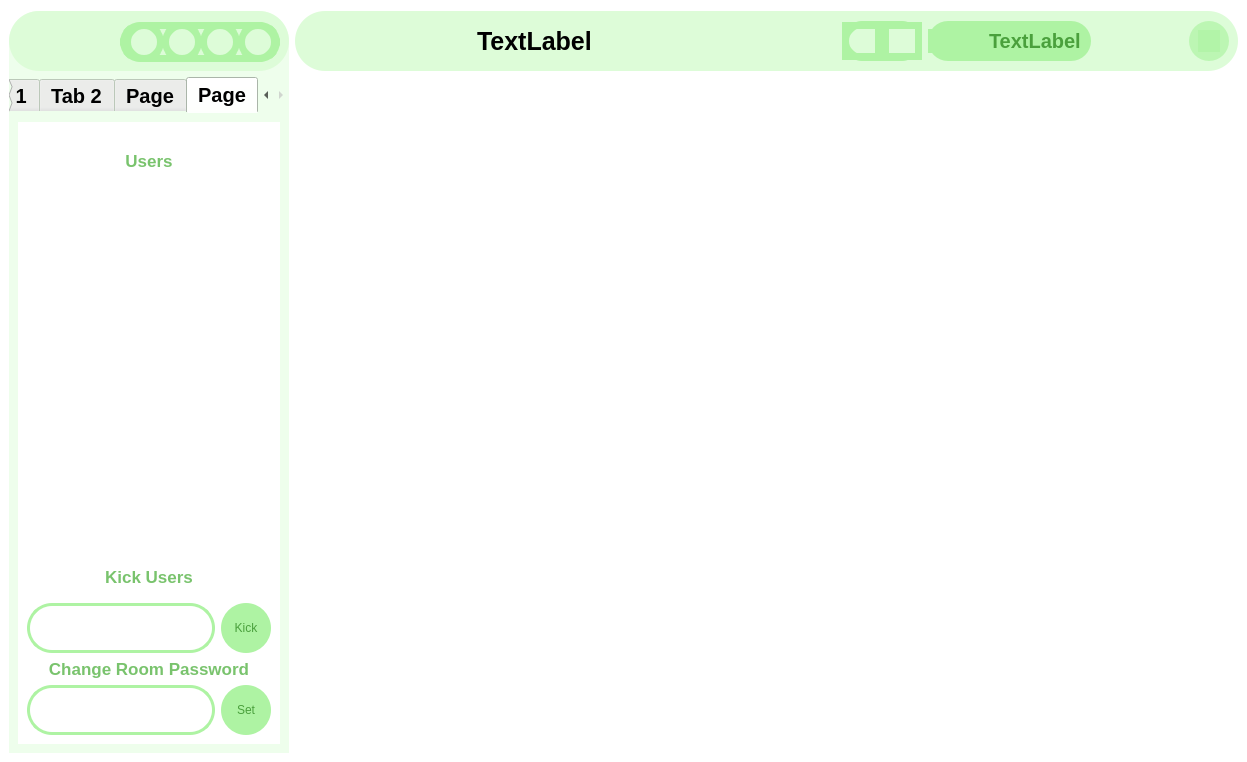
<?xml version="1.0" encoding="UTF-8"?>
<ui version="4.0">
 <class>drawingRoom</class>
 <widget class="QWidget" name="drawingRoom">
  <property name="geometry">
   <rect>
    <x>0</x>
    <y>0</y>
    <width>1247</width>
    <height>762</height>
   </rect>
  </property>
  <property name="sizePolicy">
   <sizepolicy hsizetype="Preferred" vsizetype="Preferred">
    <horstretch>0</horstretch>
    <verstretch>0</verstretch>
   </sizepolicy>
  </property>
  <property name="font">
   <font>
    <pointsize>15</pointsize>
    <bold>true</bold>
   </font>
  </property>
  <property name="windowTitle">
   <string>Form</string>
  </property>
  <layout class="QHBoxLayout" name="horizontalLayout" stretch="1">
   <property name="spacing">
    <number>0</number>
   </property>
   <property name="leftMargin">
    <number>0</number>
   </property>
   <property name="topMargin">
    <number>0</number>
   </property>
   <property name="rightMargin">
    <number>0</number>
   </property>
   <property name="bottomMargin">
    <number>0</number>
   </property>
   <item>
    <widget class="QWidget" name="widget" native="true">
     <property name="styleSheet">
      <string notr="true">background-color: rgb(255, 255, 255);</string>
     </property>
     <layout class="QHBoxLayout" name="horizontalLayout_2" stretch="1,4">
      <property name="topMargin">
       <number>11</number>
      </property>
      <item>
       <widget class="QWidget" name="sidebar" native="true">
        <property name="maximumSize">
         <size>
          <width>280</width>
          <height>16777215</height>
         </size>
        </property>
        <property name="styleSheet">
         <string notr="true"/>
        </property>
        <layout class="QVBoxLayout" name="verticalLayout_4">
         <property name="spacing">
          <number>0</number>
         </property>
         <property name="leftMargin">
          <number>0</number>
         </property>
         <property name="topMargin">
          <number>0</number>
         </property>
         <property name="rightMargin">
          <number>0</number>
         </property>
         <property name="bottomMargin">
          <number>0</number>
         </property>
         <item>
          <widget class="QWidget" name="sidebartabs" native="true">
           <property name="minimumSize">
            <size>
             <width>280</width>
             <height>0</height>
            </size>
           </property>
           <property name="maximumSize">
            <size>
             <width>16777215</width>
             <height>16777215</height>
            </size>
           </property>
           <property name="styleSheet">
            <string notr="true">background-color: rgba(238, 254, 236, 1);
border-radius: 30px;</string>
           </property>
           <layout class="QVBoxLayout" name="verticalLayout_3" stretch="1,0">
            <property name="leftMargin">
             <number>0</number>
            </property>
            <property name="topMargin">
             <number>0</number>
            </property>
            <property name="rightMargin">
             <number>0</number>
            </property>
            <property name="bottomMargin">
             <number>0</number>
            </property>
            <item>
             <widget class="QWidget" name="button_bar" native="true">
              <property name="minimumSize">
               <size>
                <width>0</width>
                <height>60</height>
               </size>
              </property>
              <property name="maximumSize">
               <size>
                <width>16777215</width>
                <height>60</height>
               </size>
              </property>
              <property name="styleSheet">
               <string notr="true">background-color: rgba(221, 252, 216, 1);
border-radius: 30px;

</string>
              </property>
              <layout class="QHBoxLayout" name="horizontalLayout_8">
               <property name="topMargin">
                <number>11</number>
               </property>
               <item>
                <widget class="QPushButton" name="collapse">
                 <property name="minimumSize">
                  <size>
                   <width>40</width>
                   <height>40</height>
                  </size>
                 </property>
                 <property name="text">
                  <string/>
                 </property>
                </widget>
               </item>
               <item>
                <widget class="QWidget" name="buttonholder" native="true">
                 <property name="minimumSize">
                  <size>
                   <width>0</width>
                   <height>40</height>
                  </size>
                 </property>
                 <property name="maximumSize">
                  <size>
                   <width>160</width>
                   <height>40</height>
                  </size>
                 </property>
                 <property name="styleSheet">
                  <string notr="true">border: 7px solid rgba(174, 243, 163, 1);
border-radius: 20px;
</string>
                 </property>
                 <layout class="QHBoxLayout" name="horizontalLayout_4">
                  <property name="spacing">
                   <number>0</number>
                  </property>
                  <property name="leftMargin">
                   <number>4</number>
                  </property>
                  <property name="topMargin">
                   <number>0</number>
                  </property>
                  <property name="rightMargin">
                   <number>4</number>
                  </property>
                  <property name="bottomMargin">
                   <number>6</number>
                  </property>
                  <item>
                   <widget class="QPushButton" name="pages">
                    <property name="minimumSize">
                     <size>
                      <width>40</width>
                      <height>40</height>
                     </size>
                    </property>
                    <property name="text">
                     <string/>
                    </property>
                   </widget>
                  </item>
                  <item>
                   <widget class="QPushButton" name="shapes">
                    <property name="minimumSize">
                     <size>
                      <width>40</width>
                      <height>40</height>
                     </size>
                    </property>
                    <property name="text">
                     <string/>
                    </property>
                   </widget>
                  </item>
                  <item>
                   <widget class="QPushButton" name="symbols">
                    <property name="minimumSize">
                     <size>
                      <width>40</width>
                      <height>40</height>
                     </size>
                    </property>
                    <property name="text">
                     <string/>
                    </property>
                   </widget>
                  </item>
                  <item>
                   <widget class="QPushButton" name="settings">
                    <property name="minimumSize">
                     <size>
                      <width>40</width>
                      <height>40</height>
                     </size>
                    </property>
                    <property name="text">
                     <string/>
                    </property>
                   </widget>
                  </item>
                 </layout>
                </widget>
               </item>
              </layout>
             </widget>
            </item>
            <item>
             <widget class="QTabWidget" name="sidebartabs_2">
              <property name="styleSheet">
               <string notr="true">border-radius: 0px;
border: none;
background-color: rgba(238, 254, 236, 1);

</string>
              </property>
              <property name="currentIndex">
               <number>3</number>
              </property>
              <widget class="QWidget" name="pageTab">
               <property name="styleSheet">
                <string notr="true"/>
               </property>
               <attribute name="title">
                <string>Tab 1</string>
               </attribute>
               <layout class="QVBoxLayout" name="verticalLayout_5">
                <item>
                 <widget class="QWidget" name="widget_3" native="true">
                  <layout class="QVBoxLayout" name="verticalLayout_7">
                   <item>
                    <widget class="QScrollArea" name="scrollArea">
                     <property name="verticalScrollBarPolicy">
                      <enum>Qt::ScrollBarPolicy::ScrollBarAlwaysOff</enum>
                     </property>
                     <property name="horizontalScrollBarPolicy">
                      <enum>Qt::ScrollBarPolicy::ScrollBarAlwaysOff</enum>
                     </property>
                     <property name="sizeAdjustPolicy">
                      <enum>QAbstractScrollArea::SizeAdjustPolicy::AdjustIgnored</enum>
                     </property>
                     <property name="widgetResizable">
                      <bool>true</bool>
                     </property>
                     <widget class="QWidget" name="scrollAreaWidgetContents">
                      <property name="geometry">
                       <rect>
                        <x>0</x>
                        <y>0</y>
                        <width>244</width>
                        <height>544</height>
                       </rect>
                      </property>
                      <widget class="QWidget" name="verticalLayoutWidget">
                       <property name="geometry">
                        <rect>
                         <x>0</x>
                         <y>0</y>
                         <width>251</width>
                         <height>521</height>
                        </rect>
                       </property>
                       <layout class="QVBoxLayout" name="thumbnailScrollableLayout"/>
                      </widget>
                     </widget>
                    </widget>
                   </item>
                   <item>
                    <layout class="QHBoxLayout" name="horizontalLayout_11">
                     <item>
                      <widget class="QPushButton" name="setting1">
                       <property name="minimumSize">
                        <size>
                         <width>60</width>
                         <height>60</height>
                        </size>
                       </property>
                       <property name="maximumSize">
                        <size>
                         <width>60</width>
                         <height>60</height>
                        </size>
                       </property>
                       <property name="styleSheet">
                        <string notr="true">background-color: rgba(174, 243, 163, 1);
color: rgba(74, 160, 60, 1);
border-radius: 30px;</string>
                       </property>
                       <property name="text">
                        <string/>
                       </property>
                      </widget>
                     </item>
                     <item>
                      <widget class="QPushButton" name="setting2">
                       <property name="minimumSize">
                        <size>
                         <width>60</width>
                         <height>60</height>
                        </size>
                       </property>
                       <property name="maximumSize">
                        <size>
                         <width>60</width>
                         <height>60</height>
                        </size>
                       </property>
                       <property name="styleSheet">
                        <string notr="true">background-color: rgba(174, 243, 163, 1);
color: rgba(74, 160, 60, 1);
border-radius: 30px;</string>
                       </property>
                       <property name="text">
                        <string/>
                       </property>
                      </widget>
                     </item>
                     <item>
                      <widget class="QPushButton" name="setting3">
                       <property name="minimumSize">
                        <size>
                         <width>60</width>
                         <height>60</height>
                        </size>
                       </property>
                       <property name="maximumSize">
                        <size>
                         <width>60</width>
                         <height>60</height>
                        </size>
                       </property>
                       <property name="styleSheet">
                        <string notr="true">background-color: rgba(174, 243, 163, 1);
color: rgba(74, 160, 60, 1);
border-radius: 30px;</string>
                       </property>
                       <property name="text">
                        <string/>
                       </property>
                      </widget>
                     </item>
                    </layout>
                   </item>
                  </layout>
                 </widget>
                </item>
               </layout>
              </widget>
              <widget class="QWidget" name="shapTabe">
               <attribute name="title">
                <string>Tab 2</string>
               </attribute>
               <layout class="QGridLayout" name="gridLayout_2">
                <item row="2" column="0" colspan="2">
                 <widget class="QPushButton" name="shape6">
                  <property name="minimumSize">
                   <size>
                    <width>125</width>
                    <height>80</height>
                   </size>
                  </property>
                  <property name="maximumSize">
                   <size>
                    <width>80</width>
                    <height>80</height>
                   </size>
                  </property>
                  <property name="styleSheet">
                   <string notr="true">background: rgba(174, 243, 163, 1);
border-radius: 30px;</string>
                  </property>
                  <property name="text">
                   <string/>
                  </property>
                 </widget>
                </item>
                <item row="0" column="1" colspan="2">
                 <widget class="QPushButton" name="shape2">
                  <property name="minimumSize">
                   <size>
                    <width>80</width>
                    <height>80</height>
                   </size>
                  </property>
                  <property name="maximumSize">
                   <size>
                    <width>80</width>
                    <height>80</height>
                   </size>
                  </property>
                  <property name="styleSheet">
                   <string notr="true">background: rgba(174, 243, 163, 1);
border-radius: 30px;</string>
                  </property>
                  <property name="text">
                   <string/>
                  </property>
                 </widget>
                </item>
                <item row="0" column="0">
                 <widget class="QPushButton" name="shape1">
                  <property name="minimumSize">
                   <size>
                    <width>80</width>
                    <height>80</height>
                   </size>
                  </property>
                  <property name="maximumSize">
                   <size>
                    <width>80</width>
                    <height>80</height>
                   </size>
                  </property>
                  <property name="styleSheet">
                   <string notr="true">background: rgba(174, 243, 163, 1);
border-radius: 30px;</string>
                  </property>
                  <property name="text">
                   <string/>
                  </property>
                 </widget>
                </item>
                <item row="1" column="0" colspan="2">
                 <widget class="QPushButton" name="shape4">
                  <property name="minimumSize">
                   <size>
                    <width>125</width>
                    <height>80</height>
                   </size>
                  </property>
                  <property name="maximumSize">
                   <size>
                    <width>80</width>
                    <height>80</height>
                   </size>
                  </property>
                  <property name="styleSheet">
                   <string notr="true">background: rgba(174, 243, 163, 1);
border-radius: 30px;</string>
                  </property>
                  <property name="text">
                   <string/>
                  </property>
                 </widget>
                </item>
                <item row="3" column="2" colspan="2">
                 <widget class="QPushButton" name="shape9">
                  <property name="minimumSize">
                   <size>
                    <width>125</width>
                    <height>125</height>
                   </size>
                  </property>
                  <property name="maximumSize">
                   <size>
                    <width>125</width>
                    <height>125</height>
                   </size>
                  </property>
                  <property name="styleSheet">
                   <string notr="true">background: rgba(174, 243, 163, 1);
border-radius: 30px;</string>
                  </property>
                  <property name="text">
                   <string/>
                  </property>
                 </widget>
                </item>
                <item row="0" column="3">
                 <widget class="QPushButton" name="shape3">
                  <property name="minimumSize">
                   <size>
                    <width>80</width>
                    <height>80</height>
                   </size>
                  </property>
                  <property name="maximumSize">
                   <size>
                    <width>80</width>
                    <height>80</height>
                   </size>
                  </property>
                  <property name="styleSheet">
                   <string notr="true">background: rgba(174, 243, 163, 1);
border-radius: 30px;</string>
                  </property>
                  <property name="text">
                   <string/>
                  </property>
                 </widget>
                </item>
                <item row="3" column="0" colspan="2">
                 <widget class="QPushButton" name="shape8">
                  <property name="minimumSize">
                   <size>
                    <width>125</width>
                    <height>125</height>
                   </size>
                  </property>
                  <property name="maximumSize">
                   <size>
                    <width>125</width>
                    <height>125</height>
                   </size>
                  </property>
                  <property name="styleSheet">
                   <string notr="true">background: rgba(174, 243, 163, 1);
border-radius: 30px;</string>
                  </property>
                  <property name="text">
                   <string/>
                  </property>
                 </widget>
                </item>
                <item row="2" column="2" colspan="2">
                 <widget class="QPushButton" name="shape7">
                  <property name="minimumSize">
                   <size>
                    <width>125</width>
                    <height>80</height>
                   </size>
                  </property>
                  <property name="maximumSize">
                   <size>
                    <width>80</width>
                    <height>80</height>
                   </size>
                  </property>
                  <property name="styleSheet">
                   <string notr="true">background: rgba(174, 243, 163, 1);
border-radius: 30px;</string>
                  </property>
                  <property name="text">
                   <string/>
                  </property>
                 </widget>
                </item>
                <item row="1" column="2" colspan="2">
                 <widget class="QPushButton" name="shape5">
                  <property name="minimumSize">
                   <size>
                    <width>125</width>
                    <height>80</height>
                   </size>
                  </property>
                  <property name="maximumSize">
                   <size>
                    <width>80</width>
                    <height>80</height>
                   </size>
                  </property>
                  <property name="styleSheet">
                   <string notr="true">background: rgba(174, 243, 163, 1);
border-radius: 30px;</string>
                  </property>
                  <property name="text">
                   <string/>
                  </property>
                 </widget>
                </item>
                <item row="4" column="0">
                 <spacer name="verticalSpacer_2">
                  <property name="orientation">
                   <enum>Qt::Orientation::Vertical</enum>
                  </property>
                  <property name="sizeHint" stdset="0">
                   <size>
                    <width>20</width>
                    <height>40</height>
                   </size>
                  </property>
                 </spacer>
                </item>
               </layout>
              </widget>
              <widget class="QWidget" name="symbolTab">
               <attribute name="title">
                <string>Page</string>
               </attribute>
               <layout class="QGridLayout" name="gridLayout">
                <item row="1" column="2">
                 <widget class="QPushButton" name="symbol6">
                  <property name="minimumSize">
                   <size>
                    <width>80</width>
                    <height>186</height>
                   </size>
                  </property>
                  <property name="maximumSize">
                   <size>
                    <width>80</width>
                    <height>186</height>
                   </size>
                  </property>
                  <property name="styleSheet">
                   <string notr="true">background: rgba(174, 243, 163, 1);
border-radius: 30px;</string>
                  </property>
                  <property name="text">
                   <string/>
                  </property>
                 </widget>
                </item>
                <item row="0" column="0">
                 <widget class="QPushButton" name="symbol1">
                  <property name="minimumSize">
                   <size>
                    <width>80</width>
                    <height>186</height>
                   </size>
                  </property>
                  <property name="maximumSize">
                   <size>
                    <width>80</width>
                    <height>186</height>
                   </size>
                  </property>
                  <property name="styleSheet">
                   <string notr="true">background: rgba(174, 243, 163, 1);
border-radius: 30px;</string>
                  </property>
                  <property name="text">
                   <string/>
                  </property>
                 </widget>
                </item>
                <item row="1" column="1">
                 <widget class="QPushButton" name="symbol5">
                  <property name="minimumSize">
                   <size>
                    <width>80</width>
                    <height>186</height>
                   </size>
                  </property>
                  <property name="maximumSize">
                   <size>
                    <width>80</width>
                    <height>186</height>
                   </size>
                  </property>
                  <property name="styleSheet">
                   <string notr="true">background: rgba(174, 243, 163, 1);
border-radius: 30px;</string>
                  </property>
                  <property name="text">
                   <string/>
                  </property>
                 </widget>
                </item>
                <item row="0" column="2">
                 <widget class="QPushButton" name="symbol3">
                  <property name="minimumSize">
                   <size>
                    <width>80</width>
                    <height>186</height>
                   </size>
                  </property>
                  <property name="maximumSize">
                   <size>
                    <width>80</width>
                    <height>186</height>
                   </size>
                  </property>
                  <property name="styleSheet">
                   <string notr="true">background: rgba(174, 243, 163, 1);
border-radius: 30px;</string>
                  </property>
                  <property name="text">
                   <string/>
                  </property>
                 </widget>
                </item>
                <item row="2" column="2">
                 <widget class="QPushButton" name="symbol9">
                  <property name="minimumSize">
                   <size>
                    <width>80</width>
                    <height>186</height>
                   </size>
                  </property>
                  <property name="maximumSize">
                   <size>
                    <width>80</width>
                    <height>186</height>
                   </size>
                  </property>
                  <property name="styleSheet">
                   <string notr="true">background: rgba(174, 243, 163, 1);
border-radius: 30px;</string>
                  </property>
                  <property name="text">
                   <string/>
                  </property>
                 </widget>
                </item>
                <item row="2" column="0">
                 <widget class="QPushButton" name="symbol7">
                  <property name="minimumSize">
                   <size>
                    <width>80</width>
                    <height>186</height>
                   </size>
                  </property>
                  <property name="maximumSize">
                   <size>
                    <width>80</width>
                    <height>186</height>
                   </size>
                  </property>
                  <property name="styleSheet">
                   <string notr="true">background: rgba(174, 243, 163, 1);
border-radius: 30px;</string>
                  </property>
                  <property name="text">
                   <string/>
                  </property>
                 </widget>
                </item>
                <item row="0" column="1">
                 <widget class="QPushButton" name="symbol2">
                  <property name="minimumSize">
                   <size>
                    <width>80</width>
                    <height>186</height>
                   </size>
                  </property>
                  <property name="maximumSize">
                   <size>
                    <width>80</width>
                    <height>186</height>
                   </size>
                  </property>
                  <property name="styleSheet">
                   <string notr="true">background: rgba(174, 243, 163, 1);
border-radius: 30px;</string>
                  </property>
                  <property name="text">
                   <string/>
                  </property>
                 </widget>
                </item>
                <item row="1" column="0">
                 <widget class="QPushButton" name="symbol4">
                  <property name="minimumSize">
                   <size>
                    <width>80</width>
                    <height>186</height>
                   </size>
                  </property>
                  <property name="maximumSize">
                   <size>
                    <width>80</width>
                    <height>186</height>
                   </size>
                  </property>
                  <property name="styleSheet">
                   <string notr="true">background: rgba(174, 243, 163, 1);
border-radius: 30px;</string>
                  </property>
                  <property name="text">
                   <string/>
                  </property>
                 </widget>
                </item>
                <item row="2" column="1">
                 <widget class="QPushButton" name="symbol8">
                  <property name="minimumSize">
                   <size>
                    <width>80</width>
                    <height>186</height>
                   </size>
                  </property>
                  <property name="maximumSize">
                   <size>
                    <width>80</width>
                    <height>186</height>
                   </size>
                  </property>
                  <property name="styleSheet">
                   <string notr="true">background: rgba(174, 243, 163, 1);
border-radius: 30px;</string>
                  </property>
                  <property name="text">
                   <string/>
                  </property>
                 </widget>
                </item>
                <item row="3" column="1">
                 <spacer name="verticalSpacer_3">
                  <property name="orientation">
                   <enum>Qt::Orientation::Vertical</enum>
                  </property>
                  <property name="sizeHint" stdset="0">
                   <size>
                    <width>20</width>
                    <height>40</height>
                   </size>
                  </property>
                 </spacer>
                </item>
               </layout>
              </widget>
              <widget class="QWidget" name="settingstab">
               <attribute name="title">
                <string>Page</string>
               </attribute>
               <layout class="QVBoxLayout" name="verticalLayout_6">
                <item>
                 <widget class="QWidget" name="widget_10" native="true">
                  <property name="styleSheet">
                   <string notr="true">background: rgba(255, 255, 255, 1);
</string>
                  </property>
                  <layout class="QVBoxLayout" name="verticalLayout_8">
                   <item>
                    <widget class="QLabel" name="usersLabel">
                     <property name="minimumSize">
                      <size>
                       <width>0</width>
                       <height>60</height>
                      </size>
                     </property>
                     <property name="maximumSize">
                      <size>
                       <width>16777215</width>
                       <height>60</height>
                      </size>
                     </property>
                     <property name="font">
                      <font>
                       <pointsize>13</pointsize>
                       <bold>true</bold>
                      </font>
                     </property>
                     <property name="styleSheet">
                      <string notr="true">color: rgba(121, 195, 109, 1);
</string>
                     </property>
                     <property name="text">
                      <string>Users</string>
                     </property>
                     <property name="alignment">
                      <set>Qt::AlignmentFlag::AlignCenter</set>
                     </property>
                    </widget>
                   </item>
                   <item>
                    <widget class="QTextBrowser" name="usersTextBrowser">
                     <property name="styleSheet">
                      <string notr="true">color: #000;</string>
                     </property>
                    </widget>
                   </item>
                   <item>
                    <widget class="QLabel" name="userKickLabel">
                     <property name="minimumSize">
                      <size>
                       <width>0</width>
                       <height>40</height>
                      </size>
                     </property>
                     <property name="font">
                      <font>
                       <pointsize>13</pointsize>
                       <bold>true</bold>
                      </font>
                     </property>
                     <property name="styleSheet">
                      <string notr="true">color: rgba(121, 195, 109, 1);
</string>
                     </property>
                     <property name="text">
                      <string>Kick Users</string>
                     </property>
                     <property name="alignment">
                      <set>Qt::AlignmentFlag::AlignCenter</set>
                     </property>
                    </widget>
                   </item>
                   <item>
                    <layout class="QHBoxLayout" name="kick_layout">
                     <item>
                      <widget class="QLineEdit" name="KickUsernameEdit">
                       <property name="minimumSize">
                        <size>
                         <width>0</width>
                         <height>50</height>
                        </size>
                       </property>
                       <property name="styleSheet">
                        <string notr="true">QLineEdit {
    border: 3px solid rgba(174, 243, 163, 1);
    border-radius: 25px;
}</string>
                       </property>
                      </widget>
                     </item>
                     <item>
                      <widget class="QPushButton" name="KickButton">
                       <property name="minimumSize">
                        <size>
                         <width>50</width>
                         <height>50</height>
                        </size>
                       </property>
                       <property name="styleSheet">
                        <string notr="true">background-color: rgba(174, 243, 163, 1);
color: rgba(74, 160, 60, 1);
border-radius: 25px;</string>
                       </property>
                       <property name="text">
                        <string>Kick</string>
                       </property>
                      </widget>
                     </item>
                    </layout>
                   </item>
                   <item>
                    <widget class="QLabel" name="changePasswordLabel">
                     <property name="font">
                      <font>
                       <pointsize>13</pointsize>
                       <bold>true</bold>
                      </font>
                     </property>
                     <property name="styleSheet">
                      <string notr="true">color: rgba(121, 195, 109, 1);
</string>
                     </property>
                     <property name="text">
                      <string>Change Room Password</string>
                     </property>
                     <property name="alignment">
                      <set>Qt::AlignmentFlag::AlignCenter</set>
                     </property>
                    </widget>
                   </item>
                   <item>
                    <layout class="QHBoxLayout" name="password_layout">
                     <item>
                      <widget class="QLineEdit" name="PasswordEdit">
                       <property name="minimumSize">
                        <size>
                         <width>0</width>
                         <height>50</height>
                        </size>
                       </property>
                       <property name="styleSheet">
                        <string notr="true">QLineEdit {
    border: 3px solid rgba(174, 243, 163, 1);
    border-radius: 25px;
}</string>
                       </property>
                      </widget>
                     </item>
                     <item>
                      <widget class="QPushButton" name="PasswordSetButton">
                       <property name="minimumSize">
                        <size>
                         <width>50</width>
                         <height>50</height>
                        </size>
                       </property>
                       <property name="styleSheet">
                        <string notr="true">background-color: rgba(174, 243, 163, 1);
color: rgba(74, 160, 60, 1);
border-radius: 25px;</string>
                       </property>
                       <property name="text">
                        <string>Set</string>
                       </property>
                      </widget>
                     </item>
                    </layout>
                   </item>
                  </layout>
                 </widget>
                </item>
               </layout>
              </widget>
             </widget>
            </item>
           </layout>
          </widget>
         </item>
        </layout>
       </widget>
      </item>
      <item>
       <widget class="QWidget" name="widget_2" native="true">
        <property name="styleSheet">
         <string notr="true">border</string>
        </property>
        <layout class="QVBoxLayout" name="verticalLayout_2" stretch="0,0">
         <property name="spacing">
          <number>0</number>
         </property>
         <property name="leftMargin">
          <number>0</number>
         </property>
         <property name="topMargin">
          <number>0</number>
         </property>
         <property name="rightMargin">
          <number>0</number>
         </property>
         <property name="bottomMargin">
          <number>0</number>
         </property>
         <item>
          <widget class="QWidget" name="topbar" native="true">
           <property name="minimumSize">
            <size>
             <width>800</width>
             <height>60</height>
            </size>
           </property>
           <property name="maximumSize">
            <size>
             <width>16777215</width>
             <height>60</height>
            </size>
           </property>
           <property name="styleSheet">
            <string notr="true">background-color: rgba(221, 252, 216, 1);

border-radius: 30px;</string>
           </property>
           <layout class="QHBoxLayout" name="horizontalLayout_3" stretch="0,0,0,0,0,0,0,0,0">
            <item>
             <widget class="QPushButton" name="leaveRoom">
              <property name="text">
               <string/>
              </property>
             </widget>
            </item>
            <item>
             <widget class="QLabel" name="name">
              <property name="font">
               <font>
                <pointsize>19</pointsize>
                <bold>true</bold>
               </font>
              </property>
              <property name="styleSheet">
               <string notr="true">color: #000;</string>
              </property>
              <property name="text">
               <string>TextLabel</string>
              </property>
             </widget>
            </item>
            <item>
             <spacer name="verticalSpacer">
              <property name="orientation">
               <enum>Qt::Orientation::Vertical</enum>
              </property>
              <property name="sizeHint" stdset="0">
               <size>
                <width>20</width>
                <height>40</height>
               </size>
              </property>
             </spacer>
            </item>
            <item>
             <widget class="QPushButton" name="select">
              <property name="text">
               <string/>
              </property>
             </widget>
            </item>
            <item>
             <widget class="QWidget" name="toggle" native="true">
              <property name="maximumSize">
               <size>
                <width>80</width>
                <height>40</height>
               </size>
              </property>
              <property name="styleSheet">
               <string notr="true">border: 7px solid rgba(174, 243, 163, 1);
border-radius: 20px;
</string>
              </property>
              <layout class="QHBoxLayout" name="horizontalLayout_9">
               <property name="spacing">
                <number>0</number>
               </property>
               <property name="leftMargin">
                <number>0</number>
               </property>
               <property name="topMargin">
                <number>1</number>
               </property>
               <property name="rightMargin">
                <number>0</number>
               </property>
               <property name="bottomMargin">
                <number>1</number>
               </property>
               <item>
                <widget class="QPushButton" name="draw">
                 <property name="styleSheet">
                  <string notr="true">background-color: transparent;</string>
                 </property>
                 <property name="text">
                  <string/>
                 </property>
                </widget>
               </item>
               <item>
                <widget class="QPushButton" name="erase">
                 <property name="styleSheet">
                  <string notr="true"/>
                 </property>
                 <property name="text">
                  <string/>
                 </property>
                </widget>
               </item>
              </layout>
             </widget>
            </item>
            <item>
             <widget class="QWidget" name="widget_7" native="true">
              <property name="sizePolicy">
               <sizepolicy hsizetype="Fixed" vsizetype="Fixed">
                <horstretch>0</horstretch>
                <verstretch>0</verstretch>
               </sizepolicy>
              </property>
              <property name="minimumSize">
               <size>
                <width>0</width>
                <height>40</height>
               </size>
              </property>
              <property name="maximumSize">
               <size>
                <width>16777215</width>
                <height>40</height>
               </size>
              </property>
              <property name="styleSheet">
               <string notr="true">border-radius: 20px;
background-color: rgba(174, 243, 163, 1);
</string>
              </property>
              <layout class="QHBoxLayout" name="horizontalLayout_7">
               <property name="leftMargin">
                <number>0</number>
               </property>
               <property name="topMargin">
                <number>0</number>
               </property>
               <property name="rightMargin">
                <number>10</number>
               </property>
               <property name="bottomMargin">
                <number>0</number>
               </property>
               <item>
                <widget class="QPushButton" name="copyCode">
                 <property name="text">
                  <string/>
                 </property>
                </widget>
               </item>
               <item>
                <widget class="QLabel" name="code">
                 <property name="minimumSize">
                  <size>
                   <width>80</width>
                   <height>0</height>
                  </size>
                 </property>
                 <property name="styleSheet">
                  <string notr="true">color: rgba(74, 160, 60, 1);
</string>
                 </property>
                 <property name="text">
                  <string>TextLabel</string>
                 </property>
                </widget>
               </item>
              </layout>
             </widget>
            </item>
            <item>
             <widget class="QWidget" name="widget_5" native="true">
              <property name="maximumSize">
               <size>
                <width>40</width>
                <height>40</height>
               </size>
              </property>
              <layout class="QHBoxLayout" name="horizontalLayout_5">
               <item>
                <widget class="QPushButton" name="user2">
                 <property name="styleSheet">
                  <string notr="true">color: rgba(74, 160, 60, 1);
</string>
                 </property>
                 <property name="text">
                  <string/>
                 </property>
                </widget>
               </item>
              </layout>
             </widget>
            </item>
            <item>
             <widget class="QWidget" name="widget_6" native="true">
              <property name="maximumSize">
               <size>
                <width>40</width>
                <height>40</height>
               </size>
              </property>
              <layout class="QVBoxLayout" name="verticalLayout">
               <item>
                <widget class="QPushButton" name="user3">
                 <property name="styleSheet">
                  <string notr="true">color: rgba(74, 160, 60, 1);
</string>
                 </property>
                 <property name="text">
                  <string/>
                 </property>
                </widget>
               </item>
              </layout>
             </widget>
            </item>
            <item>
             <widget class="QWidget" name="widget_4" native="true">
              <property name="maximumSize">
               <size>
                <width>40</width>
                <height>40</height>
               </size>
              </property>
              <property name="styleSheet">
               <string notr="true">background: rgba(174, 243, 163, 0.7);
border-radius: 20px;
</string>
              </property>
              <layout class="QHBoxLayout" name="horizontalLayout_6">
               <item>
                <widget class="QPushButton" name="user1">
                 <property name="styleSheet">
                  <string notr="true">color: rgba(74, 160, 60, 1);
</string>
                 </property>
                 <property name="text">
                  <string/>
                 </property>
                </widget>
               </item>
              </layout>
             </widget>
            </item>
           </layout>
          </widget>
         </item>
         <item>
          <widget class="TabletGraphicsView" name="graphics">
           <property name="minimumSize">
            <size>
             <width>280</width>
             <height>0</height>
            </size>
           </property>
           <property name="styleSheet">
            <string notr="true">
background-color: transparent;</string>
           </property>
          </widget>
         </item>
        </layout>
       </widget>
      </item>
     </layout>
    </widget>
   </item>
  </layout>
 </widget>
 <customwidgets>
  <customwidget>
   <class>TabletGraphicsView</class>
   <extends>QGraphicsView</extends>
   <header location="global">tabletgraphicsview.hpp</header>
  </customwidget>
 </customwidgets>
 <resources/>
 <connections/>
</ui>
